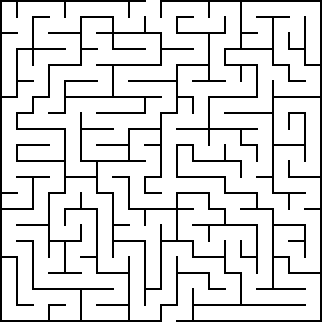
#> input picture 01_first_images/images/20 by 20 orthogonal maze.png, 322 x 322 px
$ python task1.py
#> lines starting #> are read from the running program, lines starting #| are printed output that depends on the picture; after the words box and inside, x2 and y2 are one past the last pixel; in counts of white or black regions, pixels touching at a corner belong together
import cv2
import sys

import matplotlib.pyplot as plt
import numpy as np


def plot_one_image(image: np.ndarray, title: str) -> None:
    """
    Отобразить изображение с помощью matplotlib.
    Вспомогательная функция

    :param image: изображение для отображения
    :param title: заголовок для изображения
    :return: None
    """
    fig, ax = plt.subplots(1, 1, figsize=(4, 3))

    plt.title(title)

    ax.imshow(image, cmap='gray')
    ax.axis('off')
    plt.show()

def plot_maze_path(path_to_image: str):
    """
    Найти путь через лабиринт с помощью операций дилатации и эрозии

    :param path_to_image: путь к картинке с лабиринтом
    :return:
    """
#> called with path_to_image = 'images//20 by 20 orthogonal maze.png'
    img = cv2.imread(cv2.samples.findFile(path_to_image))
#> img is the input picture: shape (322, 322, 3); 86.4% white; black in thin lines or dots

    if img is None:
        sys.exit("Could not read the image.")

    img = cv2.cvtColor(img, cv2.COLOR_BGR2GRAY)
#> img: shape (322, 322); 86.4% white; black in thin lines or dots
    # plot_one_image(image=img, title="OG maze image")

    ret, binary_img = cv2.threshold(img, 0, 255, cv2.THRESH_BINARY_INV)
#> binary_img: shape (322, 322); 13.6% white in thin lines or dots
    # plot_one_image(image=binary_img, title="Binaried maze image")

    contours, hierarchy = cv2.findContours(binary_img, cv2.RETR_EXTERNAL, cv2.CHAIN_APPROX_NONE)
#> contours = 2 contours; box (x1, y1, x2, y2) and area: (16, 0, 322, 322) 5440, (0, 0, 226, 322) 1728
    solution = np.zeros(binary_img.shape, np.uint8)
    cv2.drawContours(solution, contours, 0, (255, 255, 255), 5)
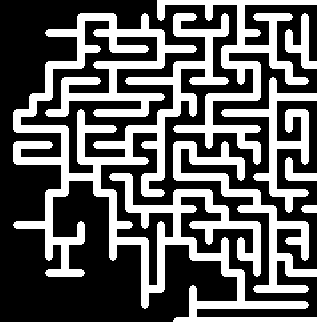
#> solution: shape (322, 322); 38.2% white; 1 white region, box (x1, y1, x2, y2) and area: (13, 0, 322, 322) 39652
    # plot_one_image(image=solution, title="Contours")

    kernel = np.ones((21, 21), np.uint8)
    dilated = cv2.dilate(solution, kernel, iterations=1)
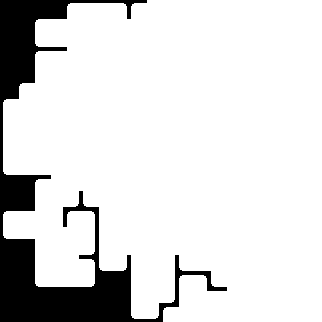
#> dilated: shape (322, 322); 86.3% white; 1 black region, box (x1, y1, x2, y2) and area: (0, 0, 227, 322) 14188
    # plot_one_image(image=dilated, title="Applied dilation")

    erosion = cv2.erode(dilated, kernel, iterations=1)
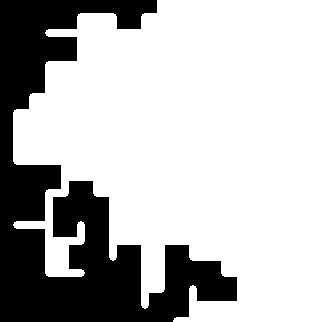
#> erosion: shape (322, 322); 72.3% white; 1 black region, box (x1, y1, x2, y2) and area: (0, 0, 237, 322) 28768
    # plot_one_image(image=erosion, title="Applied erosion")

    diff = cv2.absdiff(erosion, dilated)
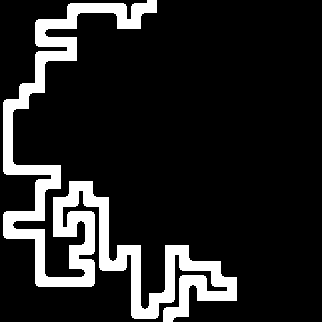
#> diff: shape (322, 322); 14.1% white; 1 white region, box (x1, y1, x2, y2) and area: (3, 0, 237, 322) 14580
    img = cv2.cvtColor(img, cv2.COLOR_GRAY2RGB)
    img[diff == 255] = (0, 255, 0)
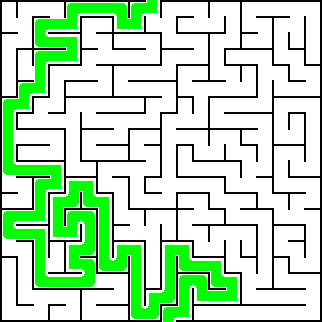
#> img: shape (322, 322, 3); 14.06% of pixels changed, all inside (x1, y1, x2, y2) = (3, 0, 237, 322)

    plot_one_image(image=img, title="Solved")

path = r'images//20 by 20 orthogonal maze.png'
plot_maze_path(path_to_image=path)

# [11 lines of commented-out code are left out]

$ run again, with 01_first_images/images/30 by 30 orthogonal maze.png copied over 01_first_images/images/20 by 20 orthogonal maze.png
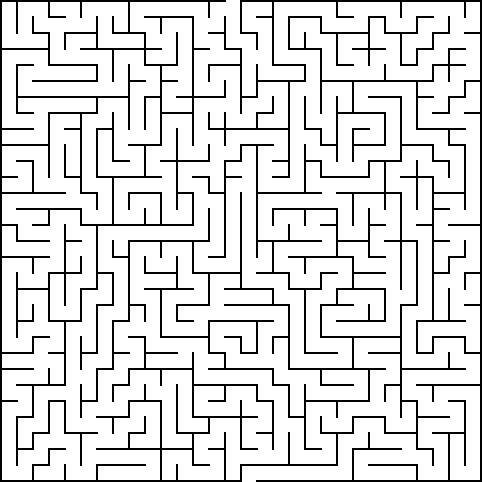
#> input picture 01_first_images/images/30 by 30 orthogonal maze.png, 482 x 482 px
#> in plot_maze_path, img is the input picture: shape (482, 482, 3); 86.8% white; black in thin lines or dots
#> binary_img: shape (482, 482); 13.2% white in thin lines or dots
#> contours = 2 contours; box (x1, y1, x2, y2) and area: (0, 0, 466, 482) 11274, (208, 0, 482, 482) 4395
#> solution: shape (482, 482); 13.2% white; 1 white region, box (x1, y1, x2, y2) and area: (205, 0, 482, 482) 30710
#> dilated: shape (482, 482); 31.9% white; 1 white region, box (x1, y1, x2, y2) and area: (195, 0, 482, 482) 74081
#> erosion: shape (482, 482); 23.3% white; 1 white region, box (x1, y1, x2, y2) and area: (205, 0, 482, 482) 54061
#> in plot_maze_path, `diff = cv2.absdiff(erosion, dilated)`:
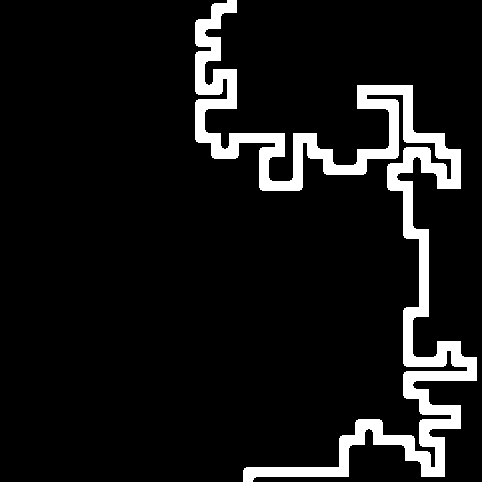
#> diff: shape (482, 482); 8.6% white; 1 white region, box (x1, y1, x2, y2) and area: (195, 0, 477, 482) 20020
#> in plot_maze_path, `img[diff == 255] = (0, 255, 0)`:
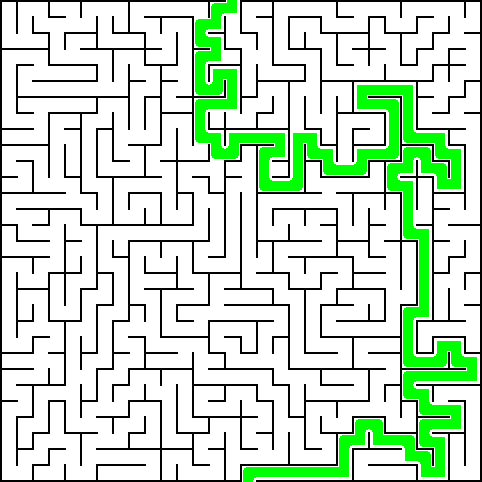
#> img: shape (482, 482, 3); 8.62% of pixels changed, all inside (x1, y1, x2, y2) = (195, 0, 477, 482)
